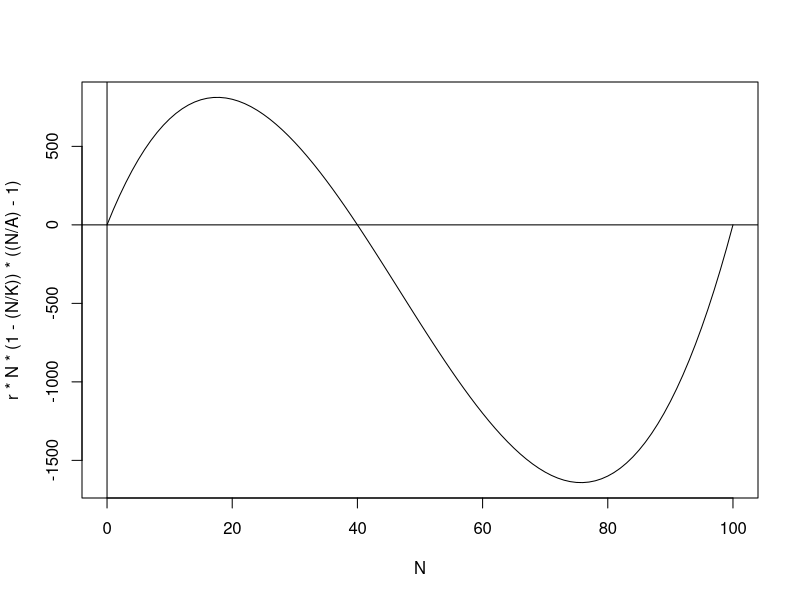
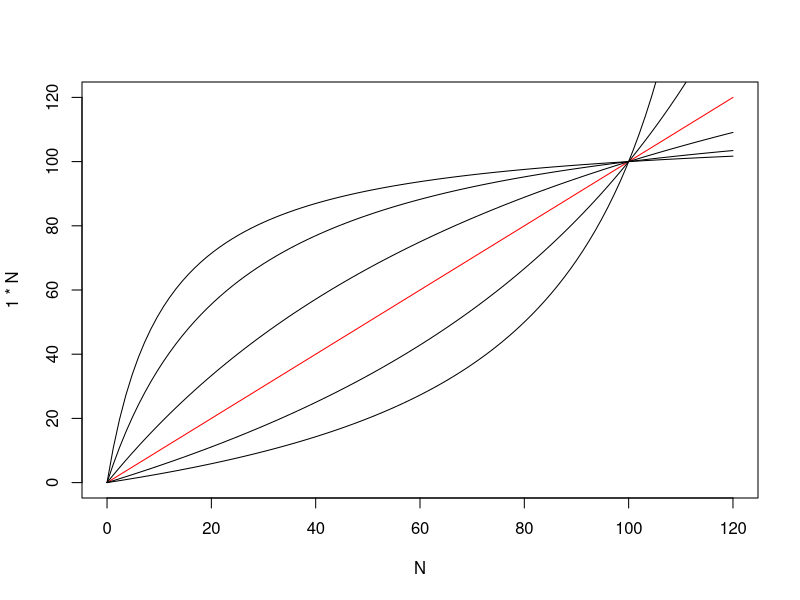
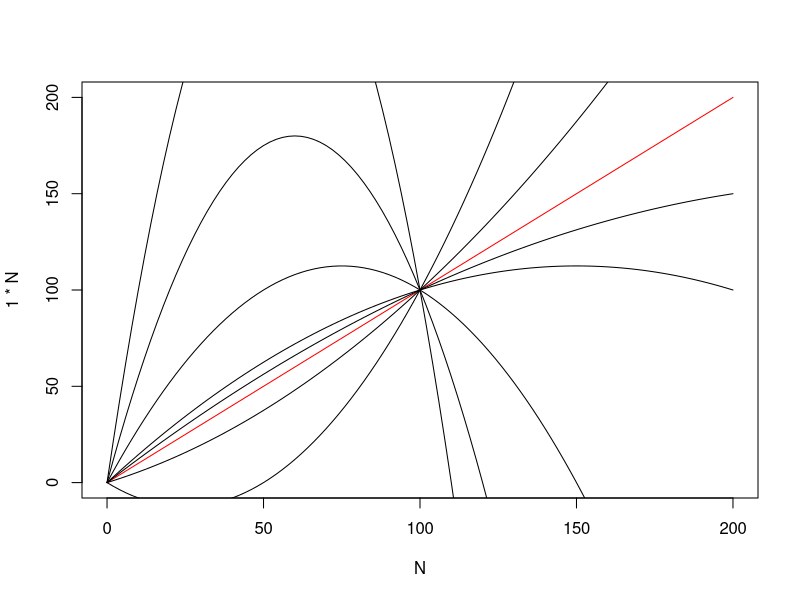
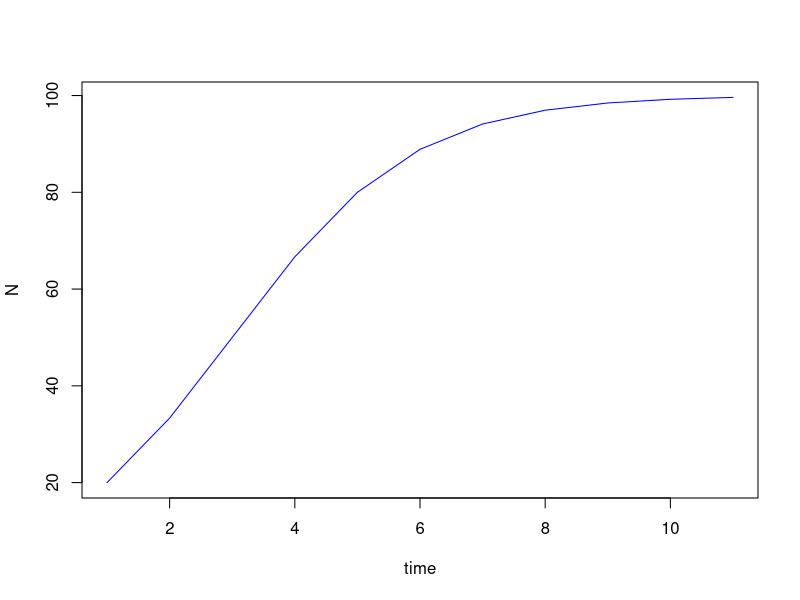
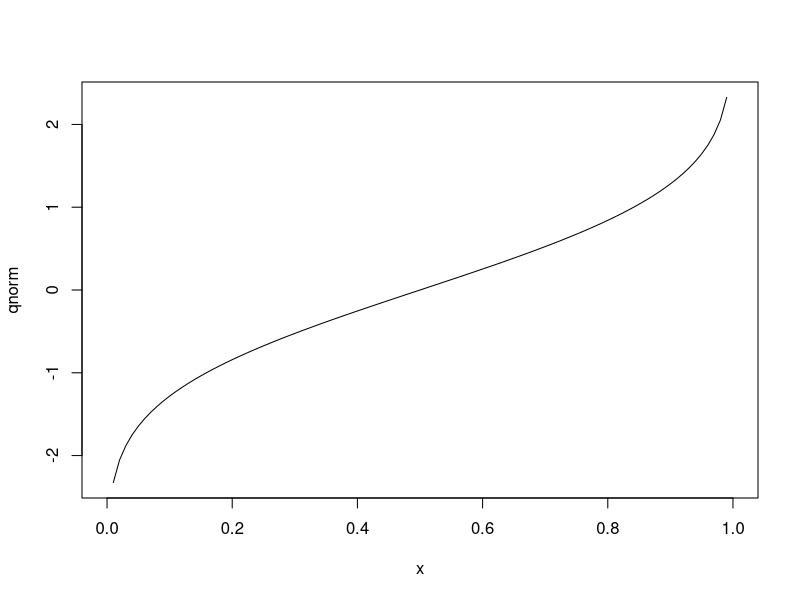
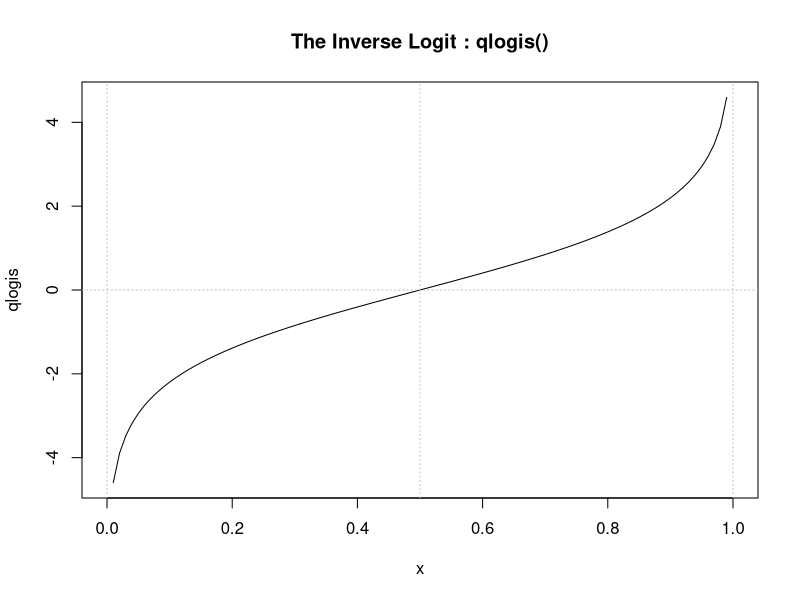
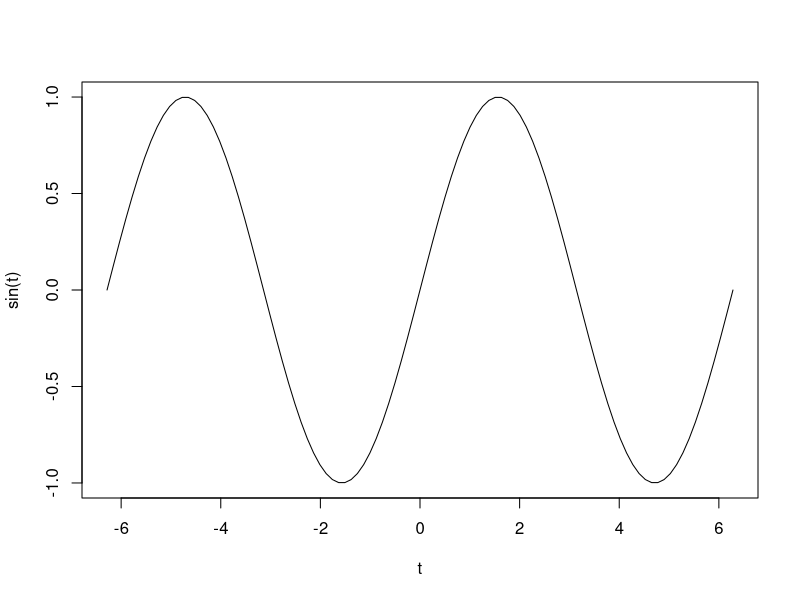
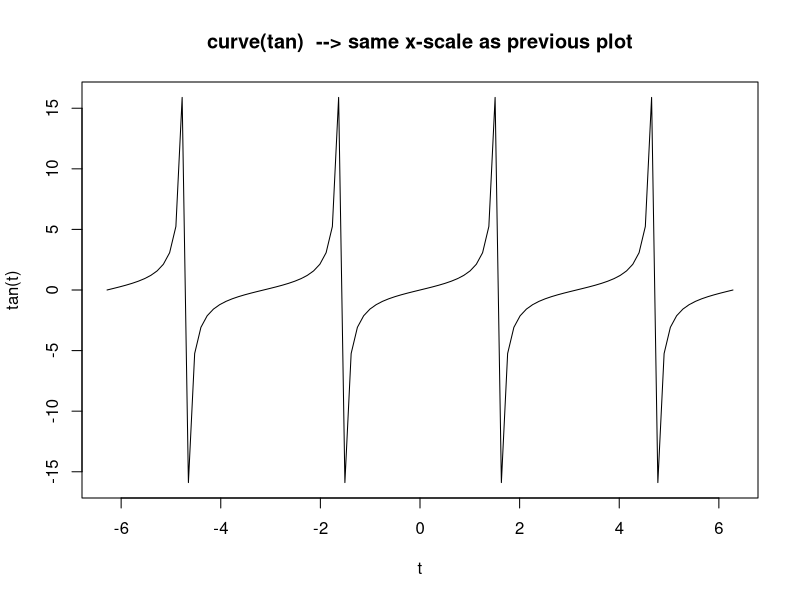

Write R code to recreate these figures, in order.
##Ecology problem set 1

#Logistic Density-dependence model

#Exercise 1c

A <- 40
K <- 100
r <- -100

curve(r*N*(1-(N/K))*((N/A)-1), 0, 100, xname = "N")
abline(h = 0, v = 0)



#Exercise 3c - Beverton-Holt model

K <- 100
curve(1*N, 0, 120, xname = "N", col = "red")
x <- c(.25, .5, 2, 5, 10)
for(R in x){
  curve((R*N)/(1+((R-1)/K)*N), 0, 120, xname = "N", add = TRUE)
}

# Discrete logistic model
curve(1*N, 0, 200, xname = "N", col = "red")
x <- c(-2, -.5, .25, .5, 2, 5, 10)
for(R in x){
  curve(N*(1+R*(1-(N/K))), 0, 200, xname = "N", add = TRUE)
}

#Exercise 3d - Beverton-Holt model

BevHoltFunc <- function(N0, RR, KK, ttmax=10){
  #initialize variable to a vector of NA values
  NN <- matrix(NA, nrow = 1, ncol = ttmax+1)
  NN[1] <- N0
  
  #use a loop to iterate the model the desired number of times
  for(tt in 1:ttmax){
    NN[tt+1] <- (RR*NN[tt])/(1+((RR-1)/KK)*NN[tt])
  }
  print(NN)
  plot(1:(ttmax+1),NN, type = "l", xlab="time", ylab="N", col="blue")
}

N0 <- 20
RR <- 2
#RR <- c(.25, .5, 2, 5, 10)
KK <- 100

#par(mfrow=c(length(RR),1))
#for(ii in 1:length(RR)){
  BevHoltFunc(N0, RR, KK)

#}
  
par(mfrow=c(1,1))



#test
plot(qnorm) # default range c(0, 1) is appropriate here,
# but end values are -/+Inf and so are omitted.
plot(qlogis, main = "The Inverse Logit : qlogis()")
abline(h = 0, v = 0:2/2, lty = 3, col = "gray")

curve(sin, -2*pi, 2*pi, xname = "t")
curve(tan, xname = "t", add = NA,
      main = "curve(tan)  --> same x-scale as previous plot")

op <- par(mfrow = c(2, 2))
curve(x^3 - 3*x, -2, 2)
curve(x^2 - 2, add = TRUE, col = "violet")

## simple and advanced versions, quite similar:
plot(cos, -pi,  3*pi)
curve(cos, xlim = c(-pi, 3*pi), n = 1001, col = "blue", add = TRUE)

chippy <- function(x) sin(cos(x)*exp(-x/2))
curve(chippy, -8, 7, n = 2001)
plot (chippy, -8, -5)

for(ll in c("", "x", "y", "xy"))
  curve(log(1+x), 1, 100, log = ll, sub = paste0("log = '", ll, "'"))
par(op)

